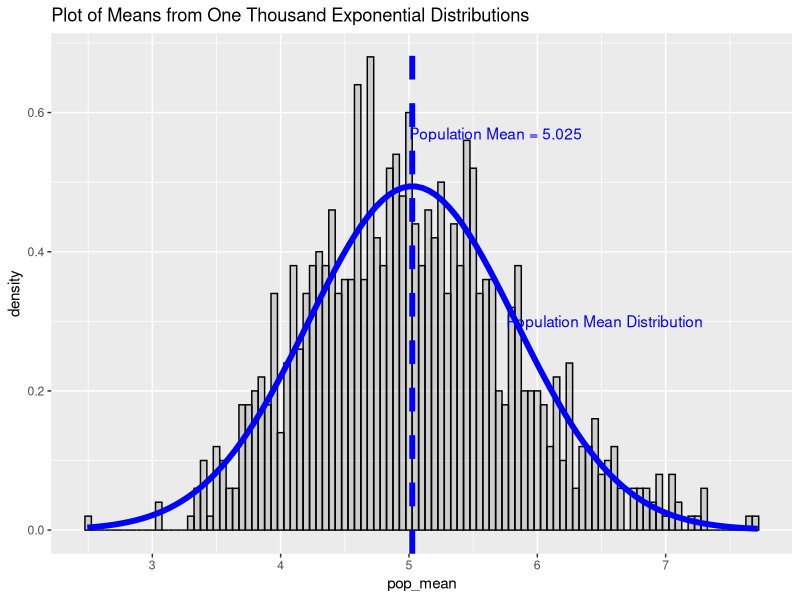

The R script that drew this image:
# course project
#
library(ggplot2)
library(dplyr)
library(MASS)

num_sim <- 1000
num_samp <- 40

lambda <- 0.2
theo_mean <- 1/lambda
theo_sd <- 1/lambda
theo_var <- theo_sd^2

set.seed(4)
dat <- data.frame(replicate(num_sim, rexp(num_samp, 0.2)))
pop_df <- data.frame(pop_mean = c(apply(dat, 2, mean)), pop_sd = c(apply(dat, 2, sd)))
d_mean <- mean(pop_df$pop_mean)
d_sd <- sd(pop_df$pop_mean)

g2 <- ggplot(pop_df, aes(x = pop_mean)) +
        geom_histogram(alpha = .20, binwidth=.05, colour = "black", aes(y = ..density..)) +
        ggtitle("Plot of Means from One Thousand Exponential Distributions")  +
        stat_function(fun = dnorm, colour = "blue", size = 2, linetype = 1,
                args = list(mean = d_mean, sd = d_sd)) +
        annotate("text", x = d_mean+1.5, y=.3,
                label="Population Mean Distribution",
                colour="blue") +
        geom_vline(stat = "vline", xintercept = d_mean,
                   size = 2, color = "blue", linetype = 2) +
        annotate("text", x = d_mean+.65, y=0.57,
                 label=paste("Population Mean =", round(d_mean,3)),
                 colour="blue")
print(g2)

